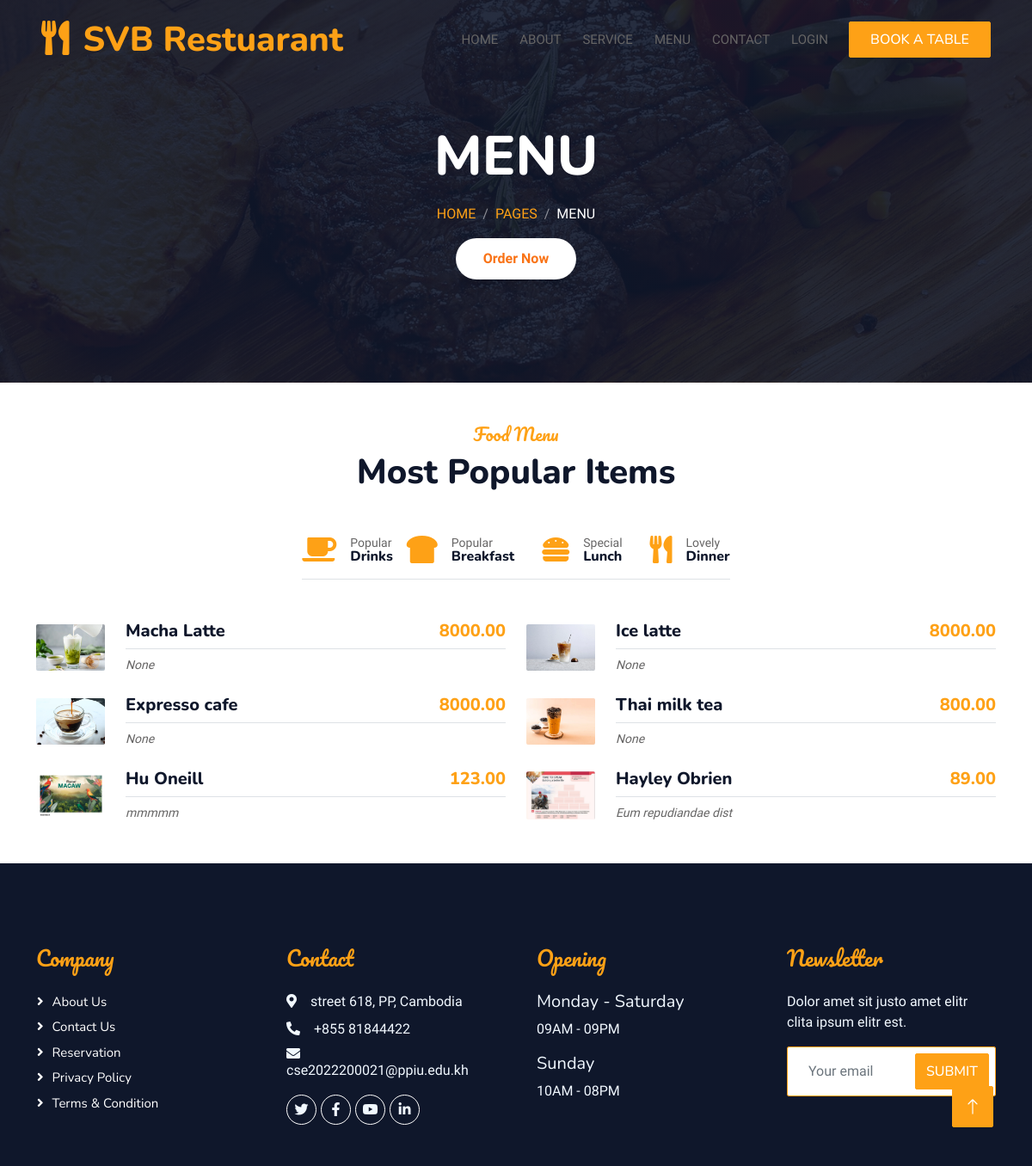
/menu.html, run on the app's committed database.
### myapp/models.py (models this page shows, shortened)
class Product(models.Model):
    name = models.CharField(max_length=200)
    description = models.CharField(max_length=250 ,default="" , blank=True , null=True )
    price =models.DecimalField(default=0 ,decimal_places=2 , max_digits=10)
    category = models.ForeignKey(Categories,on_delete=models.CASCADE , default=0)
    image = models.ImageField(upload_to='uploads/product')

### myapp/views.py (the view)
# urls.py: path('menu.html',svb_restuarant.menu),
def menu(request):
    products = Product.objects.all()
    return render(request,'menu.html',{'products': products})

### myapp/models.py (called while the page is built)
    def __str__(self):
        return self.name

### myapp/templates/menu.html (shortened to what this page needs)
{%extends 'base.html'%}
{%block content%}
<div class="container-xxl py-5 bg-dark hero-header mb-5">
    <div class="container text-center my-5 pt-5 pb-4">
        <h1 class="display-3 text-white mb-3 animated slideInDown">MENU</h1>
        <nav aria-label="breadcrumb">
            <ol class="breadcrumb justify-content-center text-uppercase">
                <li class="breadcrumb-item"><a href="#">Home</a></li>
                <li class="breadcrumb-item"><a href="#">Pages</a></li>
                <li class="breadcrumb-item text-white active" aria-current="page">Menu</li>
            </ol>
        </nav>
        <a href="/order.html" style="background-color: white; color: #f97316; padding: 0.75rem 2rem; border-radius: 9999px; font-weight: 600; box-shadow: 0 10px 15px -3px rgba(0, 0, 0, 0.1), 0 4px 6px -2px rgba(0, 0, 0, 0.05); transition: background-color 0.2s ease; text-decoration: none; display: inline-block;" onmouseover="this.style.backgroundColor='#f3f4f6'" onmouseout="this.style.backgroundColor='white'">
                Order Now
            </a>
    </div>
</div>
</div>
<div class="container-xxl py-20">
    <div class="container">
        <div class="text-center wow fadeInUp" data-wow-delay="0.1s">
            <h5 class="section-title ff-secondary text-center text-primary fw-normal">Food Menu</h5>
            <h1 class="mb-5">Most Popular Items</h1>
        </div>
        <div class="tab-class text-center wow fadeInUp" data-wow-delay="0.1s">
            <ul class="nav nav-pills d-inline-flex justify-content-center border-bottom mb-5">
                <li class="nav-item">
                    <a class="d-flex align-items-center text-start mx-3 ms-0 pb-3 active" data-bs-toggle="pill" href="#tab-1">
                        <i class="fa fa-coffee fa-2x text-primary"></i>
                        <div class="ps-3">
                            <small class="text-body">Popular</small>
                            <h6 class="mt-n1 mb-0">Drinks</h6>
                        </div>
                    </a>
                </li>
                <li class="nav-item">
                    <a class="d-flex align-items-center text-start mx-3 ms-0 pb-3" data-bs-toggle="pill" href="#tab-2">
                        <i class="fa fa-bread-slice fa-2x text-primary"></i>
                        <div class="ps-3">
                            <small class="text-body">Popular</small>
                            <h6 class="mt-n1 mb-0">Breakfast</h6>
                        </div>
                    </a>
                </li>
                <li class="nav-item">
                    <a class="d-flex align-items-center text-start mx-3 pb-3" data-bs-toggle="pill" href="#tab-3">
                        <i class="fa fa-hamburger fa-2x text-primary"></i>
                        <div class="ps-3">
                            <small class="text-body">Special</small>
                            <h6 class="mt-n1 mb-0">Lunch</h6>
                        </div>
                    </a>
                </li>
                <li class="nav-item">
                    <a class="d-flex align-items-center text-start mx-3 me-0 pb-3" data-bs-toggle="pill" href="#tab-4">
                        <i class="fa fa-utensils fa-2x text-primary"></i>
                        <div class="ps-3">
                            <small class="text-body">Lovely</small>
                            <h6 class="mt-n1 mb-0">Dinner</h6>
                        </div>
                    </a>
                </li>
            </ul>
            <div class="tab-content">
                <div id="tab-1" class="tab-pane fade show p-0 active">
                    <div class="row g-4">
                        {% for product in products %}
                            {% if product.category|lower == "drink" %}
                                <div class="col-lg-6">
                                    <div class="d-flex align-items-center">
                                        <img class="flex-shrink-0 img-fluid rounded" src="{{ product.image.url }}" alt="{{ product.category }}" style="width: 80px;">
                                        <div class="w-100 d-flex flex-column text-start ps-4">
                                            <h5 class="d-flex justify-content-between border-bottom pb-2">
                                                <span>{{ product.name }}</span>
                                                <span class="text-primary">{{ product.price }}</span>
                                            </h5>
                                            <small class="fst-italic">{{ product.description }}</small>
                                        </div>
                                    </div>
                                </div>
                            {% endif %}
                        {% endfor %}
                    </div>
                </div>
            </div>
        </div>
    </div>
</div>
{%endblock%}

### myapp/templates/base.html (shortened to what this page needs)
{%load static%}
<html lang="en">
<head>
    <link href="https://cdnjs.cloudflare.com/ajax/libs/font-awesome/5.10.0/css/all.min.css" rel="stylesheet">
    <link href="https://cdn.jsdelivr.net/npm/bootstrap-icons@1.4.1/font/bootstrap-icons.css" rel="stylesheet">
    <link href="/static/lib/animate/animate.min.css" rel="stylesheet">
    <link href="/static/lib/animate/animate.css" rel="stylesheet">
    <link href="/static/lib/owlcarousel/assets/owl.carousel.min.css" rel="stylesheet">
    <link href="/static/lib/tempusdominus/css/tempusdominus-bootstrap-4.min.css" rel="stylesheet" />
    <link href="/static/css/bootstrap.min.css" rel="stylesheet">
    <link href="/static/css/style.css" rel="stylesheet">
</head>
<body>
    <div class="container-xxl bg-white p-0">
        <div class="container-xxl position-relative p-0">
            <nav class="navbar navbar-expand-lg navbar-dark bg-dark px-4 px-lg-5 py-3 py-lg-0">
                <a href="index.html" class="navbar-brand p-0">
                    <h1 class="text-primary m-0"><i class="fa fa-utensils me-3"></i>SVB Restuarant</h1>
                </a>
                <div class="collapse navbar-collapse" id="navbarCollapse">
                    <div class="navbar-nav ms-auto py-0 pe-4">
                        <a href="index.html" class="nav-item nav-link active">Home</a>
                        <a href="about.html" class="nav-item nav-link">About</a>
                        <a href="service.html" class="nav-item nav-link">Service</a>
                        <a href="menu.html" class="nav-item nav-link">Menu</a>
                        <a href="contact.html" class="nav-item nav-link">Contact</a>
                        <a href="signin.html" class="nav-item nav-link">Login</a>
                    </div>
                    <a href="booking.html" class="btn btn-primary py-2 px-4">Book A Table</a>
                </div>
            </nav>
{%block content %}
{% endblock %}
        <div class="container-fluid bg-dark text-light footer pt-5 mt-5 wow fadeIn" data-wow-delay="0.1s">
            <div class="container py-5">
                <div class="row g-5">
                    <div class="col-lg-3 col-md-6">
                        <h4 class="section-title ff-secondary text-start text-primary fw-normal mb-4">Company</h4>
                        <a class="btn btn-link" href="">About Us</a>
                        <a class="btn btn-link" href="">Contact Us</a>
                        <a class="btn btn-link" href="">Reservation</a>
                        <a class="btn btn-link" href="">Privacy Policy</a>
                        <a class="btn btn-link" href="">Terms & Condition</a>
                    </div>
                    <div class="col-lg-3 col-md-6">
                        <h4 class="section-title ff-secondary text-start text-primary fw-normal mb-4">Contact</h4>
                        <p class="mb-2"><i class="fa fa-map-marker-alt me-3"></i>street 618, PP, Cambodia</p>
                        <p class="mb-2"><i class="fa fa-phone-alt me-3"></i>+855 81844422</p>
                        <p class="mb-2"><i class="fa fa-envelope me-3"></i>cse2022200021@ppiu.edu.kh</p>
                        <div class="d-flex pt-2">
                            <a class="btn btn-outline-light btn-social" href=""><i class="fab fa-twitter"></i></a>
                            <a class="btn btn-outline-light btn-social" href=""><i class="fab fa-facebook-f"></i></a>
                            <a class="btn btn-outline-light btn-social" href=""><i class="fab fa-youtube"></i></a>
                            <a class="btn btn-outline-light btn-social" href=""><i class="fab fa-linkedin-in"></i></a>
                        </div>
                    </div>
                    <div class="col-lg-3 col-md-6">
                        <h4 class="section-title ff-secondary text-start text-primary fw-normal mb-4">Opening</h4>
                        <h5 class="text-light fw-normal">Monday - Saturday</h5>
                        <p>09AM - 09PM</p>
                        <h5 class="text-light fw-normal">Sunday</h5>
                        <p>10AM - 08PM</p>
                    </div>
                    <div class="col-lg-3 col-md-6">
                        <h4 class="section-title ff-secondary text-start text-primary fw-normal mb-4">Newsletter</h4>
                        <p>Dolor amet sit justo amet elitr clita ipsum elitr est.</p>
                        <div class="position-relative mx-auto" style="max-width: 400px;">
                            <input class="form-control border-primary w-100 py-3 ps-4 pe-5" type="text" placeholder="Your email">
                            <button type="button" class="btn btn-primary py-2 position-absolute top-0 end-0 mt-2 me-2">Submit</button>
                        </div>
                    </div>
                </div>
            </div>
        </div>
        <a href="#" class="btn btn-lg btn-primary btn-lg-square back-to-top"><i class="bi bi-arrow-up"></i></a>
    </div>
</body>
</html>

### static/css/style.css (style rules this page uses)
.ff-secondary { font-family: 'Pacifico', cursive; }
.back-to-top { position: fixed; display: none; right: 45px; bottom: 45px; z-index: 99; }
.btn { font-family: 'Nunito', sans-serif; font-weight: 500; text-transform: uppercase; transition: .5s; }
.btn.btn-primary, .btn.btn-secondary { color: #FFFFFF; }
.btn-lg-square { width: 48px; height: 48px; }
.btn-square, .btn-sm-square, .btn-lg-square { padding: 0; display: flex; align-items: center; justify-content: center; font-weight: normal; border-radius: 2px; }
.navbar-dark .navbar-nav .nav-link { position: relative; margin-left: 25px; padding: 35px 0; font-size: 15px; color: var(--light) !important; text-transform: uppercase; font-weight: 500; outline: none; transition: .5s; }
.navbar-dark .navbar-nav .nav-link:hover, .navbar-dark .navbar-nav .nav-link.active { color: var(--primary) !important; }
@media (min-width: 992px) { .navbar-dark { position: absolute; width: 100%; top: 0; left: 0; z-index: 999; background: transparent !important; } }
.hero-header { background: linear-gradient(rgba(15, 23, 43, .9), rgba(15, 23, 43, .9)), url(../img/bg-hero.jpg); background-position: center center; background-repeat: no-repeat; background-size: cover; }
.breadcrumb-item + .breadcrumb-item::before { color: rgba(255, 255, 255, .5); }
.section-title { position: relative; display: inline-block; }
.section-title::before { position: absolute; content: ""; width: 45px; height: 2px; top: 50%; left: -55px; margin-top: -1px; background: var(--primary); }
.section-title::after { position: absolute; content: ""; width: 45px; height: 2px; top: 50%; right: -55px; margin-top: -1px; background: var(--primary); }
.section-title.text-start::before, .section-title.text-end::after { display: none; }
.nav-pills .nav-item .active { border-bottom: 2px solid var(--primary); }
.footer .btn.btn-social { margin-right: 5px; width: 35px; height: 35px; display: flex; align-items: center; justify-content: center; color: var(--light); border: 1px solid #FFFFFF; border-radius: 35px; transition: .3s; }
.footer .btn.btn-link { display: block; margin-bottom: 5px; padding: 0; text-align: left; color: #FFFFFF; font-size: 15px; font-weight: normal; text-transform: capitalize; transition: .3s; }
.footer .btn.btn-link::before { position: relative; content: "\f105"; font-family: "Font Awesome 5 Free"; font-weight: 900; margin-right: 10px; }

### data on the page
Product: image (picture), name "Macha Latte", price "8000.00", description "None"
Product: image (picture), name "Ice latte", price "8000.00", description "None"
Product: image (picture), name "Expresso cafe", price "8000.00", description "None"
Product: image (picture), name "Thai milk tea", price "800.00", description "None"
Product: image (picture), name "Hu Oneill", price "123.00", description "mmmmm"
Product: image (picture), name "Hayley Obrien", price "89.00", description "Eum repudiandae dist"
